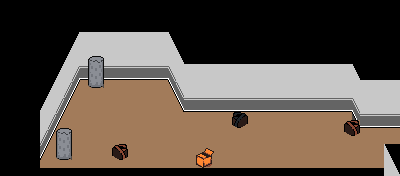

The image is a tile-based game level rendered from a .tmx file. Its description and source (layers, tilesets, objects; grid data summarised) follow:
An orthogonal 50x22 tile map with 8x8 px tiles, 2 tile layers (Background, Tilemap) and 39 objects (22x solid, 10x firefx, 5x mother, teleport, Player).

<map version="1.0" orientation="orthogonal" renderorder="right-down" width="50" height="22" tilewidth="8" tileheight="8" nextobjectid="59">
 <tileset firstgid="1" name="tileset" tilewidth="8" tileheight="8" tilecount="2048">
  <image source="../tilesets/tileset.png" trans="ff00ff" width="256" height="512" />
 </tileset>
 <layer name="Background" width="50" height="22">
  <properties>
   <property name="tileset" value="tileset" />
  </properties>
  <data>[1100 cells, 745 non-empty, 43 distinct tile ids]</data>
 </layer>
 <layer name="Tilemap" width="50" height="22">
  <properties>
   <property name="tileset" value="tileset" />
  </properties>
  <data>[1100 cells, 292 non-empty, 78 distinct tile ids]</data>
 </layer>
 <objectgroup name="Objects">
  <object id="13" name="obstacle" type="solid" x="88" y="56" width="16" height="32" />
  <object id="14" name="wall" type="solid" x="80" y="64" width="104" height="16" />
  <object id="15" name="wall" type="solid" x="336" y="64" width="16" height="48" />
  <object id="16" name="wall" type="solid" x="48" y="32" width="16" height="72" />
  <object id="17" name="Next!" type="teleport" x="384" y="128" width="16" height="32">
   <properties>
    <property name="target" value="s1s4" />
   </properties>
  </object>
  <object id="19" name="wall" type="solid" x="360" y="80" width="40" height="48" />
  <object id="20" name="wall" type="solid" x="48" y="104" width="16" height="16" />
  <object id="21" name="wall" type="solid" x="32" y="120" width="24" height="24" />
  <object id="22" name="wall" type="solid" x="24" y="144" width="24" height="24" />
  <object id="23" name="wall" type="solid" x="32" y="168" width="352" height="16" />
  <object id="24" name="wall" type="solid" x="384" y="160" width="16" height="24" />
  <object id="25" name="obstacle" type="solid" x="56" y="128" width="16" height="32" />
  <object id="26" name="obstacle" type="solid" x="192" y="152" width="20" height="16" />
  <object id="27" name="obstacle" type="solid" x="112" y="144" width="16" height="16" />
  <object id="28" name="obstacle" type="solid" x="232" y="112" width="16" height="16" />
  <object id="29" name="obstacle" type="solid" x="344" y="120" width="16" height="16" />
  <object id="30" type="Player" x="80" y="104" width="16" height="16">
   <ellipse />
  </object>
  <object id="32" name="Mother" type="mother" x="144" y="144" width="16" height="16">
   <properties>
    <property name="delay" value="2" />
   </properties>
  </object>
  <object id="36" name="Mother" type="mother" x="280" y="152" width="16" height="16">
   <properties>
    <property name="delay" value="4" />
   </properties>
  </object>
  <object id="37" name="firefx" type="firefx" x="168" y="32" width="8" height="8" />
  <object id="38" name="firefx" type="firefx" x="112" y="144" width="16" height="16" />
  <object id="39" name="firefx" type="firefx" x="120" y="32" width="8" height="8" />
  <object id="40" name="wall" type="solid" x="64" y="32" width="8" height="72" />
  <object id="41" name="wall" type="solid" x="72" y="16" width="4" height="72" />
  <object id="42" name="wall" type="solid" x="76" y="8" width="4" height="72" />
  <object id="43" name="firefx" type="firefx" x="224" y="80" width="8" height="8" />
  <object id="45" name="firefx" type="firefx" x="96" y="56" width="8" height="8" />
  <object id="46" name="Mother" type="mother" x="160" y="104" width="16" height="16">
   <properties>
    <property name="delay" value="2" />
   </properties>
  </object>
  <object id="47" name="Mother" type="mother" x="280" y="128" width="16" height="16">
   <properties>
    <property name="delay" value="2" />
   </properties>
  </object>
  <object id="48" name="Mother" type="mother" x="336" y="152" width="16" height="16">
   <properties>
    <property name="delay" value="2" />
   </properties>
  </object>
  <object id="50" name="firefx" type="firefx" x="240" y="112" width="8" height="8" />
  <object id="51" name="firefx" type="firefx" x="304" y="104" width="8" height="8" />
  <object id="52" name="wall" type="solid" x="392" y="120" width="8" height="56" />
  <object id="53" name="firefx" type="firefx" x="200" y="152" width="8" height="8" />
  <object id="54" name="wall" type="solid" x="352" y="72" width="8" height="48" />
  <object id="55" name="wall" type="solid" x="184" y="96" width="200" height="16" />
  <object id="56" name="wall" type="solid" x="176" y="80" width="16" height="16" />
  <object id="57" name="firefx" type="firefx" x="296" y="104" width="8" height="8" />
  <object id="58" name="firefx" type="firefx" x="312" y="104" width="8" height="8" />
 </objectgroup>
</map>
